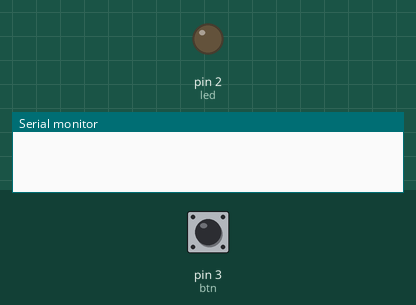
This sketch was run on a simulated Arduino Uno, built with avr-gcc and run on an emulated ATmega328P. On the bench: output pins drawn as LEDs (lit = HIGH), the last lines printed to the serial monitor. The test bench sets the inputs (shaded band); at power-on: pin 3 (btn) LOW.

Above: at 1.2 s.
1.3 s: pin 3 (btn) pulled HIGH for 0.15 s
At 1.7 s:
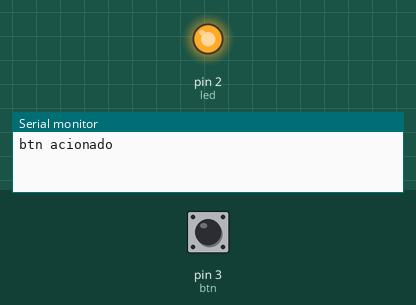
4.4 s: pin 3 (btn) pulled HIGH for 1 s
At 8.1 s:
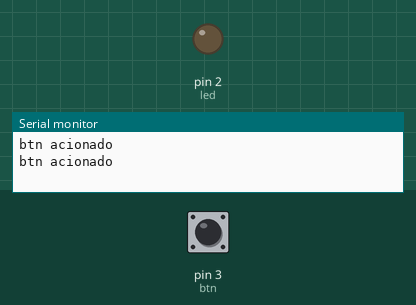
8.4 s: pin 3 (btn) pulled HIGH for 3.2 s
At 10.2 s:
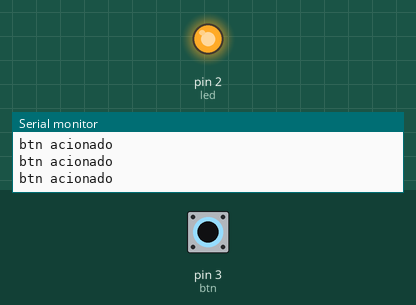
Timing chart, 0 to 12.8 s (numbered marks = the images above; inputs shaded):
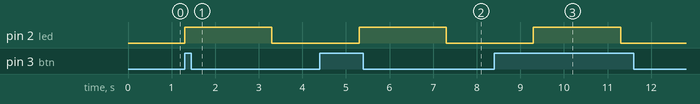

Measured:
- after the input at 1.3 s, pin 2 (led): LOW → HIGH at once, → LOW 2.0 s later
- after the input at 4.4 s, pin 2 (led): LOW → HIGH after 0.90 s, → LOW 2.0 s later
- after the input at 8.4 s, pin 2 (led): LOW → HIGH after 0.90 s, → LOW 2.0 s later

The sketch:

btn.ino
```cpp
#define led 2
#define btn 3

bool estadoled = 0;

void setup( ){
    Serial.begin(9600);
    pinMode(led, OUTPUT);
    pinMode(btn, INPUT);

}

void loop( ){


    if (digitalRead(btn) == HIGH)
    {
        Serial.println("btn acionado");
        digitalWrite(led, HIGH);
        delay(2000);
        digitalWrite(led, LOW);
        delay(2000);
    }


}
```
